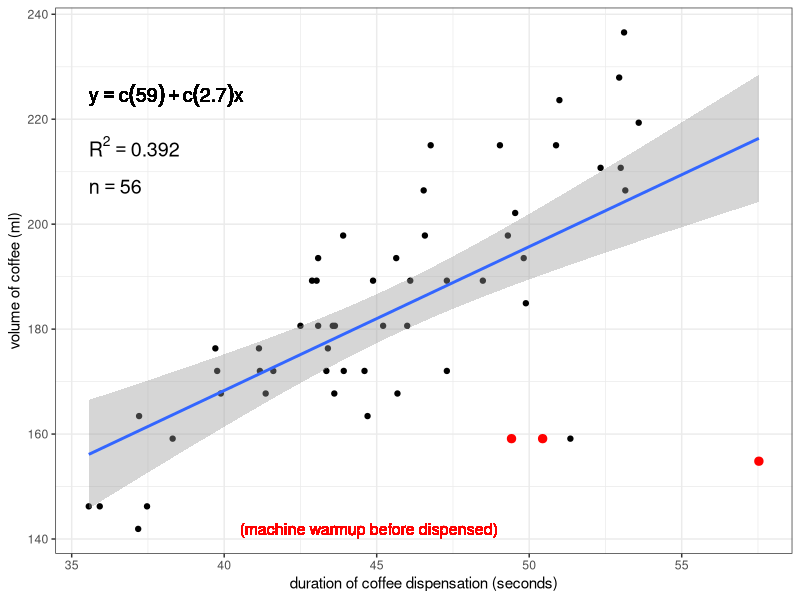
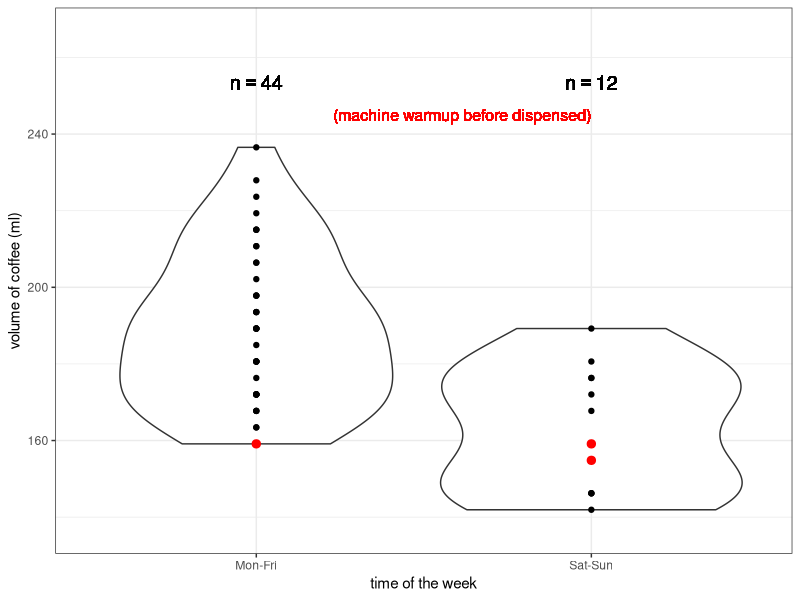
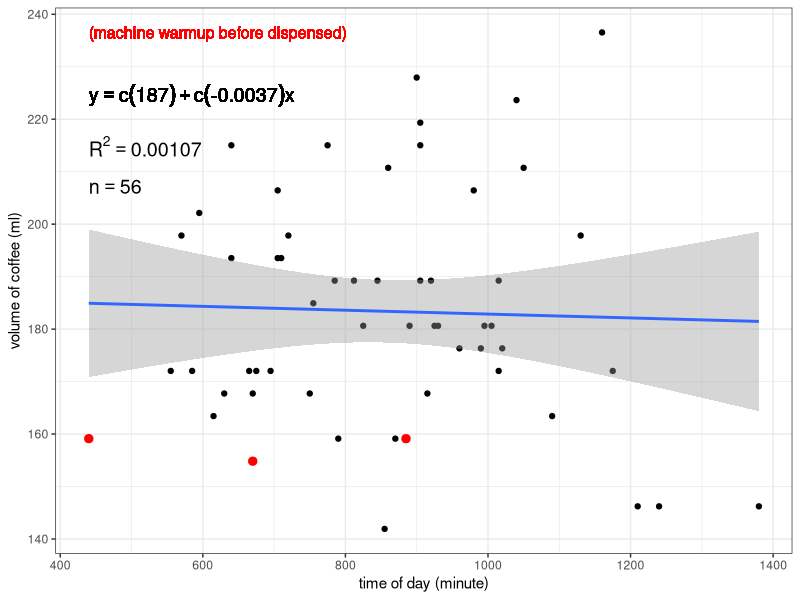

These figures' R source, in order:

### How does the espresso machine vary in the volume of
### coffee it dispenses for a single "large" cup?

setwd("/home/sam/Dropbox/github/coffee-data")
#setwd("wherever you put this file after downloading it")
library(ggplot2)
df <- read.csv("coffee-data.csv")

# sample size
n <- length(df$duration)
# label to print sample size in subsequent plot
n.text <- paste("n == ", n)
# data.frame of sample size label and coordinates
# at which to print it on the plot
n.df <- data.frame(n.text, x=min(df$duration), y=0.87*max(df$volume))

################################
### Volume vs. duration (duration of coffee dispensation)
{
# calculate R-squared value
rsq <- signif(summary(lm(df$volume ~ df$duration))$r.squared, digits=3)
# make a label to print R-squared value in subsequent plot
rsq.text <- paste("R^2 == ",rsq)
# make a data.frame of R-squared value label and coordinates
# at which to print it on the plot
rsq.df <- data.frame(rsq.text,x=min(df$duration),y=0.9*max(df$volume))

# function to extract regression equation
lm_eqn <- function(df)
{
  m <- lm(df$volume ~ df$duration)
  eq <- substitute(y == a + b*x, 
                   list(a = format(coef(m)[1], digits = 2), 
                        b = format(coef(m)[2], digits = 2)))
  as.character(as.expression(eq))                 
}

# generate plot w/ simple linear regression overlayed
plot <- ggplot(df, aes(duration, volume)) +
  geom_point() +
  stat_smooth(method="lm") +
  xlab("duration of coffee dispensation (seconds)") +
  ylab("volume of coffee (ml)") +
  theme(axis.text=element_text(size=4), axis.title=element_text(size=5)) +
  theme_bw()

# add regression equation to plot
plot <- plot + 
  geom_text(data=n.df, aes(x,y,label=n.text),parse=TRUE,hjust=0,vjust=0,size=5) +
  geom_text(data=rsq.df, aes(x,y,label=rsq.text),parse=TRUE,hjust=0,vjust=0,size=5) +
  geom_text(aes(x=min(df$duration),y=0.94*max(df$volume),label=lm_eqn(df)),parse=TRUE,hjust=0,vjust=0,size=5)

# add a layer that highlights the last data point recorded
#plot <- plot +
#  geom_point(data=df[length(df$duration),],color="red",size=2.5)

# add a layer that highlights data points where espresso machine 
# had to "warm up" before dispensing coffee
plot <- plot +
  geom_point(data=df[df$warmup%in%"yes",], color="red", size=2.5) +
  geom_text(aes(x=mean(df$duration)-5,y=min(df$volume),label="(machine warmup before dispensed)"),
           hjust=0,vjust=0.5,color="red",size=4)

# print plot in R window
plot

# save plot directly to file as a .jpeg
jpeg("coffee-volume-vs-duration.jpeg", width=7, height=5, units="in", res=300)
print(plot)
dev.off()
}


################################
### Distributions of volume dispensed: weekdays vs. weekends
{
df$workday <- factor(df$workday)

# generate violin plot with points overlayed
vol.workday <- ggplot(df, aes(workday, volume)) +
  geom_violin() +
  geom_point() +
  xlab("time of the week") +
  ylab("volume of coffee (ml)") +
  theme(axis.text=element_text(size=4), axis.title=element_text(size=5)) +
  coord_cartesian(ylim=c(min(df$volume)-5,max(df$volume)+30)) +
  theme_bw()

# add sample sizes for weekdays and weekends
vol.workday <- vol.workday +
  geom_text(aes(x="Mon-Fri",y=max(df$volume)+15,
                label=paste("n == ", length(df$workday[which(df$workday%in%"Mon-Fri")]))),
            parse=TRUE,hjust=0.5,vjust=0,size=5) +
  geom_text(aes(x="Sat-Sun",y=max(df$volume)+15,
                label=paste("n == ", length(df$workday[which(df$workday%in%"Sat-Sun")]))),
            parse=TRUE,hjust=0.5,vjust=0,size=5)

# add layer highlighting points where espresso machine needed to
# "warm up" before dispensing coffee
vol.workday <- vol.workday +
  geom_point(data=df[df$warmup%in%"yes",], color="red", size=2.5) +
  geom_text(aes(x="Sat-Sun", y=max(df$volume)+10, label="(machine warmup before dispensed)"),
            hjust=1,vjust=1,size=4,color="red")

# print plot in R window
vol.workday

# save plot to file as .jpeg
jpeg("coffee-volume-by-workday.jpeg", width=7, height=5, units="in", res=300)
print(vol.workday)
dev.off()
}


################################
### Volume vs. time of day
{
library(plyr)

# convert HH:MM to numeric time (minutes)
df$time <- as.character(df$time) # converts from factor to character
df$time.minutes <- as.numeric(ldply(strsplit(df$time, ":"))[[1]])*60 + 
  as.numeric(ldply(strsplit(df$time, ":"))[[2]])

# calculate R-squared value for volume ~ time of day
rsq <- signif(summary(lm(df$volume ~ df$time.minutes))$r.squared, digits=3)
# make a label to print R-squared value in subsequent plot
rsq.text <- paste("R^2 == ",rsq)
# make a data.frame of R-squared value label and coordinates
# at which to print it on the plot
rsq.df <- data.frame(rsq.text,x=min(df$time.minutes),y=0.9*max(df$volume))

# function to extract regression equation
lm_eqn <- function(df)
{
  m <- lm(df$volume ~ df$time.minutes)
  eq <- substitute(y == a + b*x, 
                   list(a = format(coef(m)[1], digits = 2), 
                        b = format(coef(m)[2], digits = 2)))
  as.character(as.expression(eq))                 
}

# but wait, we need new plotting coordinates for n that correspond to the x range
n.df <- data.frame(n.text, x=min(df$time.minutes), y=0.87*max(df$volume))

# generate plot of volume vs. time of day
plot.time <- ggplot(df, aes(time.minutes, volume)) +
  geom_point() +
  stat_smooth(method="lm") +
  xlab("time of day (minute)") +
  ylab("volume of coffee (ml)") +
  theme(axis.text=element_text(size=4), axis.title=element_text(size=5)) +
  theme_bw()

# add regression equation to plot
plot.time <- plot.time + 
  geom_text(data=n.df, aes(x,y,label=n.text),parse=TRUE,hjust=0,vjust=0,size=5) +
  geom_text(data=rsq.df, aes(x,y,label=rsq.text),parse=TRUE,hjust=0,vjust=0,size=5) +
  geom_text(aes(x=min(df$time.minutes),y=0.94*max(df$volume),label=lm_eqn(df)),parse=TRUE,hjust=0,vjust=0,size=5)

# add a layer that highlights the last data point recorded
#plot <- plot +
#  geom_point(data=df[length(df$duration),],color="red",size=2.5)

# add a layer that highlights data points where espresso machine 
# had to "warm up" before dispensing coffee
plot.time <- plot.time +
  geom_point(data=df[df$warmup%in%"yes",], color="red", size=2.5)+
  geom_text(aes(x=min(df$time.minutes),y=max(df$volume),label="(machine warmup before dispensed)"),
            hjust=0,vjust=0.5,color="red",size=4)

# print plot in R window
plot.time

# save plot directly to file as a .jpeg
jpeg("coffee-volume-vs-time-of-day.jpeg", width=7, height=5, units="in", res=300)
print(plot.time)
dev.off()
}



